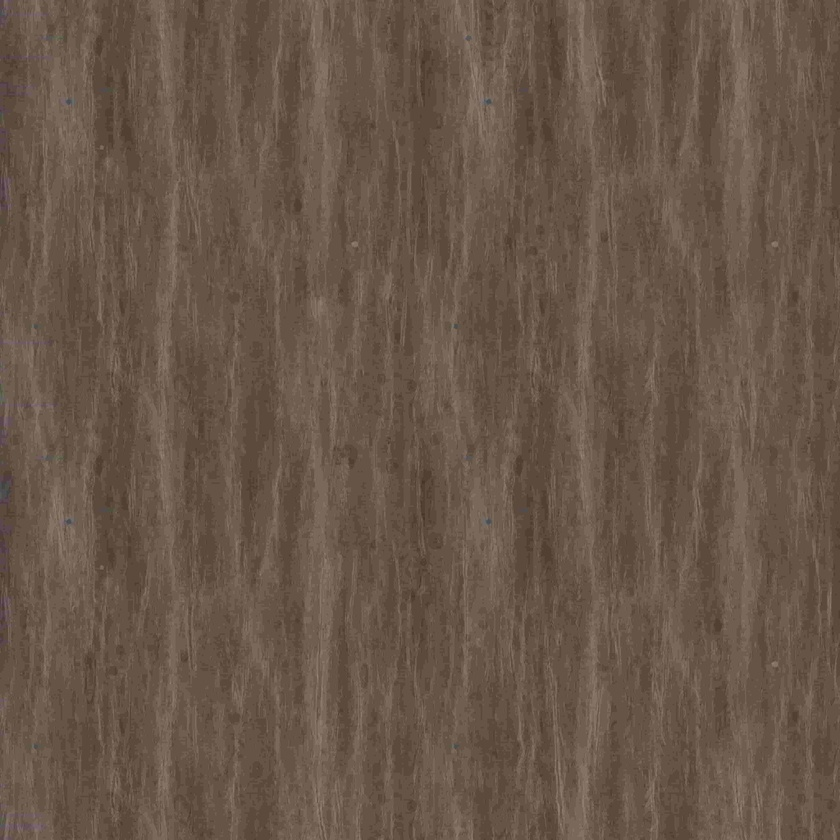
#> input picture Assets/Models/castle/baseColor_1.jpg, 840 x 840 px, shrunk from 4096 x 4096 before the run
$ python compare_golden.py ../Assets/Models/castle/baseColor_1.jpg ../Assets/Models/castle/baseColor_10.jpg
#> lines starting #> are read from the running program, lines starting #| are printed output that depends on the picture
"""Golden-image 视觉回归比对工具(change pre-refactor-validation-guards / P.2)。

用法
  比对:  python Tools/compare_golden.py <candidate.png> <golden.png>
                [--tol 8] [--fail-ratio 0.002] [--diff <out.png>]
          差异在容差内 -> exit 0;超出 -> exit 1 并打印指标(可选输出 diff 图)。

  刷新:  python Tools/compare_golden.py --update <golden.png> <candidate.png>
                --reason "为何有意改变画面"
          有意画面变更(如 reverse-Z/材质布局重设计)时覆盖 golden,并把原因
          追加到 golden 同目录的 GOLDEN_REASONS.log,禁止无记录的静默覆盖。

比对判据(D4/容差法,非逐像素精确):
  对每个像素取各通道绝对差的最大值,> tol 记为"失败像素";
  失败像素占比 > fail-ratio 判定回归失败。
依赖:Pillow 与 numpy(缺失时 fail-loud 并提示安装)。
"""

from datetime import datetime
from pathlib import Path
import argparse
import sys


def _load_deps():
    try:
        import numpy as np  # noqa: F401
        from PIL import Image  # noqa: F401
    except ImportError as exc:
        print(
            "compare_golden 需要 Pillow 与 numpy:pip install pillow numpy\n"
            f"缺失:{exc}",
            file=sys.stderr,
        )
        sys.exit(2)
    return np, Image


def _read_rgba(path, np, Image):
#> called with path = '../Assets/Models/castle/baseColor_1.jpg'
    file = Path(path)
    if not file.is_file():
        print(f"图像不存在:{file}", file=sys.stderr)
        sys.exit(2)
    image = Image.open(file).convert("RGBA")
    return np.asarray(image, dtype=np.int16)


def compare(candidate, golden, tol, fail_ratio, diff_path):
    np, Image = _load_deps()
    cand = _read_rgba(candidate, np, Image)
    gold = _read_rgba(golden, np, Image)
#> call 2 of _read_rgba, with path = '../Assets/Models/castle/baseColor_10.jpg'
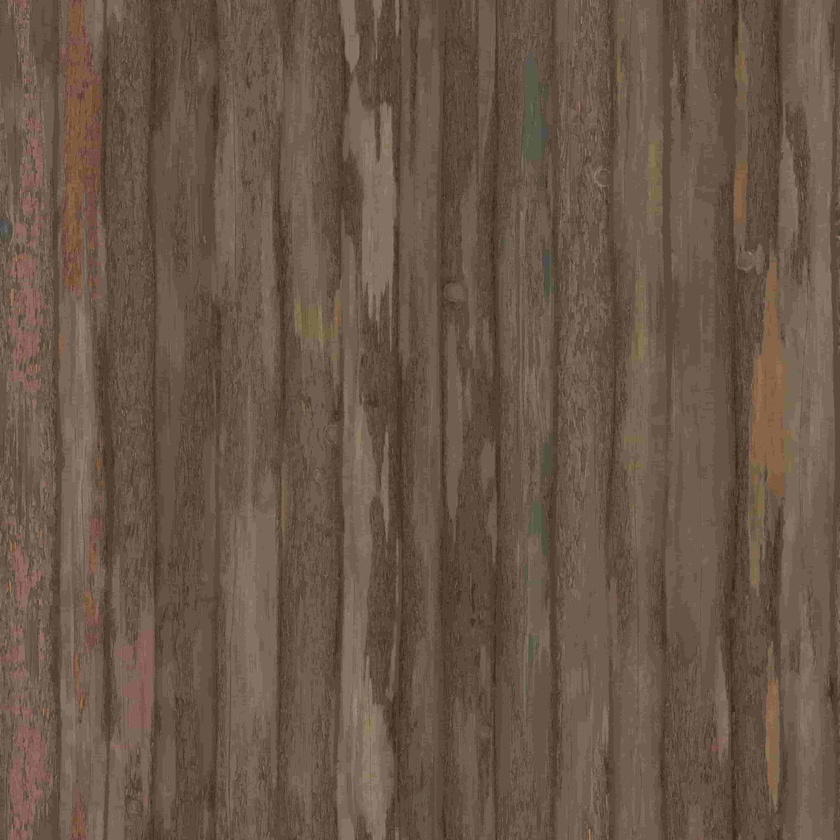
#> input picture Assets/Models/castle/baseColor_10.jpg, 840 x 840 px, shrunk from 4096 x 4096 before the run

    if cand.shape != gold.shape:
        print(f"尺寸不一致:candidate={cand.shape} golden={gold.shape}", file=sys.stderr)
        return 1

    per_pixel_max = np.max(np.abs(cand - gold), axis=2)
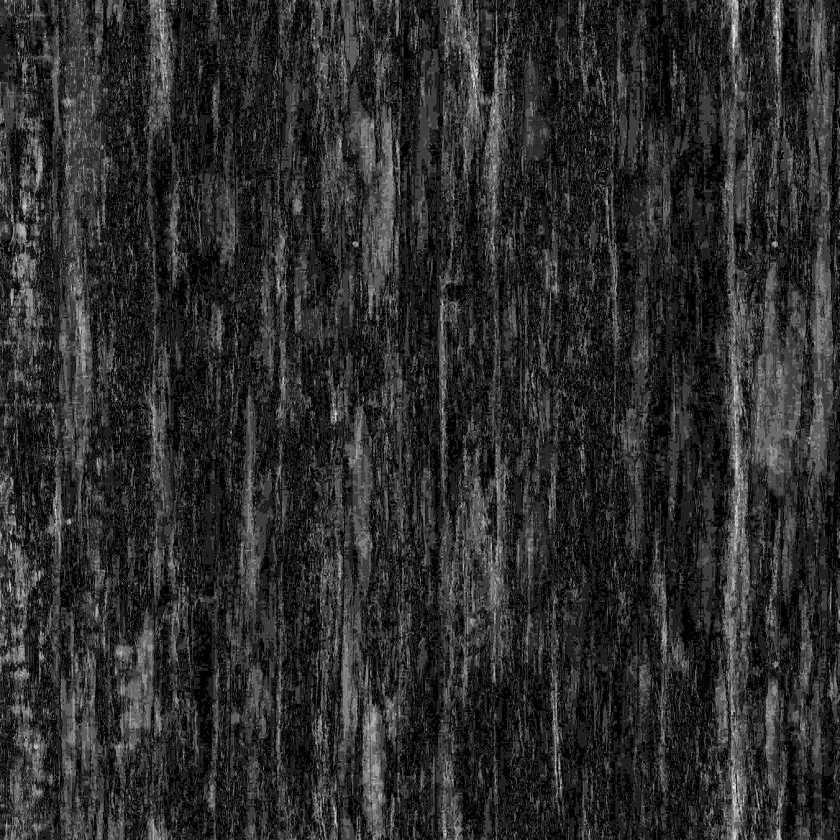
#> per_pixel_max: shape (840, 840) int16; min 0, max 80, mean 14.2; drawn with min black and max white
    failed = int(np.count_nonzero(per_pixel_max > tol))
#> failed = 468890
    total = int(per_pixel_max.size)
#> total = 705600
    ratio = failed / total if total else 0.0
#> ratio = 0.665
    max_diff = int(per_pixel_max.max()) if total else 0
#> max_diff = 80
    mean_diff = float(per_pixel_max.mean()) if total else 0.0
#> mean_diff = 14.23

    print(
        f"max_diff={max_diff} mean_diff={mean_diff:.3f} "
        f"failed_pixels={failed}/{total} ({ratio:.4%}) "
        f"tol={tol} fail_ratio={fail_ratio:.4%}"
    )
#| max_diff=80 mean_diff=14.228 failed_pixels=468890/705600 (66.4527%) tol=8 fail_ratio=0.2000%

    if diff_path:
        heat = np.clip(per_pixel_max * 4, 0, 255).astype("uint8")
        Image.fromarray(heat, mode="L").save(diff_path)
        print(f"diff 图已写入:{diff_path}")

    if ratio > fail_ratio:
        print("视觉回归:FAIL(差异超容差)", file=sys.stderr)
        return 1
    print("视觉回归:PASS")
    return 0


def update(golden, candidate, reason):
    import shutil

    golden_path = Path(golden)
    candidate_path = Path(candidate)
    if not candidate_path.is_file():
        print(f"candidate 不存在:{candidate_path}", file=sys.stderr)
        return 2
    golden_path.parent.mkdir(parents=True, exist_ok=True)
    shutil.copyfile(candidate_path, golden_path)

    log = golden_path.parent / "GOLDEN_REASONS.log"
    stamp = datetime.now().strftime("%Y-%m-%d %H:%M:%S")
    with log.open("a", encoding="utf-8") as handle:
        handle.write(f"[{stamp}] {golden_path.name}: {reason}\n")
    print(f"已刷新 golden:{golden_path};原因记入 {log}")
    return 0


def main():
    parser = argparse.ArgumentParser(description="Golden-image 视觉回归比对")
    parser.add_argument("--update", action="store_true", help="刷新 golden 模式")
    parser.add_argument("--reason", default="", help="刷新 golden 的原因(--update 必填)")
    parser.add_argument("--tol", type=int, default=8, help="单通道绝对差阈值")
    parser.add_argument("--fail-ratio", type=float, default=0.002, help="允许失败像素占比")
    parser.add_argument("--diff", default="", help="可选:diff 热力图输出路径")
    parser.add_argument("first")
    parser.add_argument("second")
    args = parser.parse_args()

    if args.update:
        if not args.reason.strip():
            print("--update 必须提供 --reason(禁止无记录静默覆盖)", file=sys.stderr)
            sys.exit(2)
        # 刷新:first=golden(目标),second=candidate(新图)
        sys.exit(update(args.first, args.second, args.reason.strip()))

    # 比对:first=candidate,second=golden
#> (the run stopped early here; a loop or call above may not have finished)
